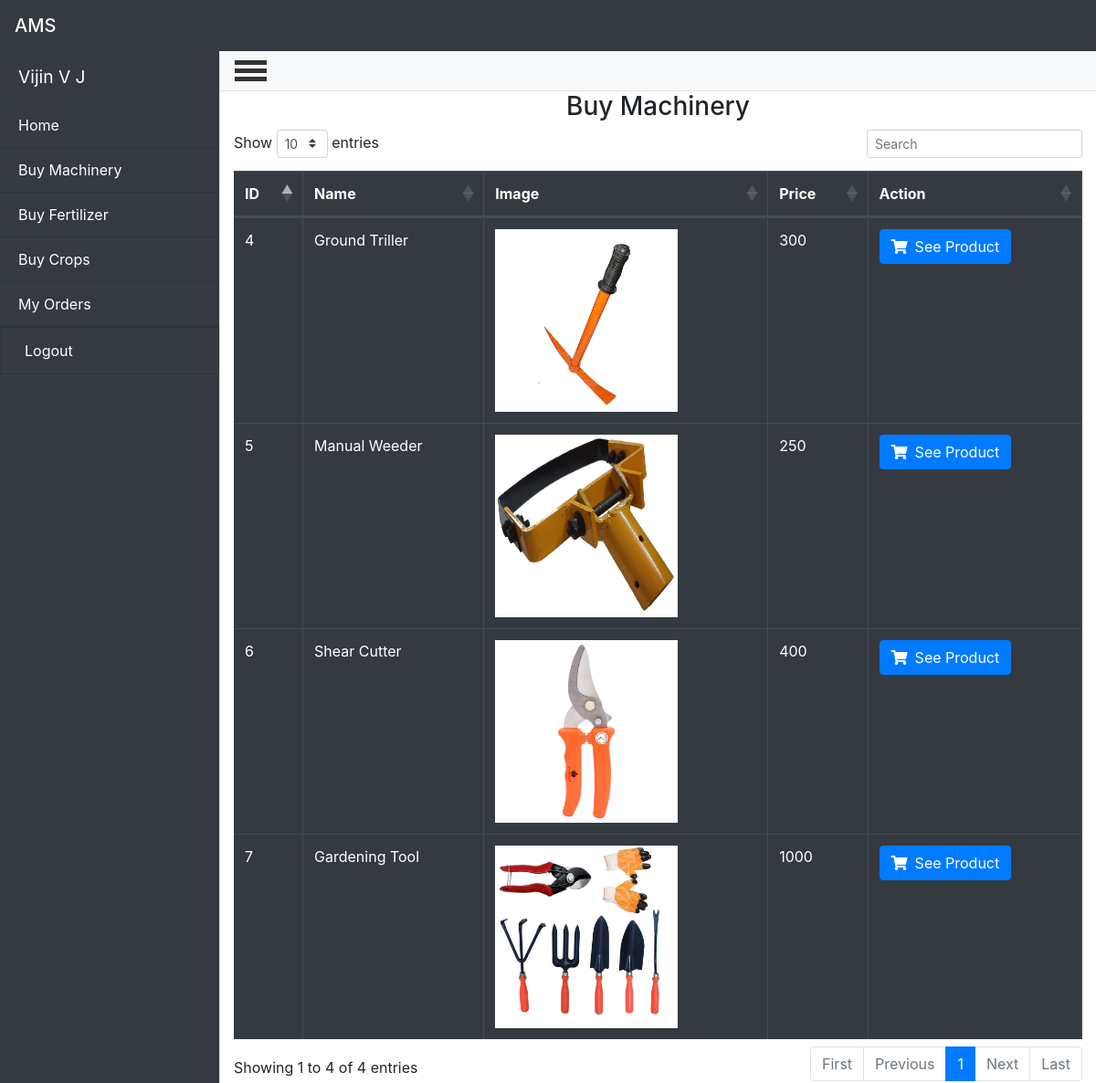
The app's page /user/buyMachinery.php (signed in) with its own data.
### tables this page shows
CREATE TABLE `product` (
  `productId` int(100) NOT NULL,
  `productType` varchar(50) NOT NULL,
  `productName` varchar(100) NOT NULL,
  `productDescription` varchar(1000) NOT NULL,
  `productImage` varchar(1000) NOT NULL,
  `productPrice` int(100) NOT NULL,
  `productQuantity` int(100) NOT NULL,
  `phoneNumber` bigint(10) NOT NULL
);

### user/buyMachinery.php (the view, shortened to what this page needs)
<!DOCTYPE html>
<html lang="en">
<head>
  <link rel="stylesheet" href="https://cdn.datatables.net/1.10.24/css/dataTables.bootstrap4.min.css">
  <link href="vendor/bootstrap/css/bootstrap.min.css" rel="stylesheet">
  <link href="css/simple-sidebar.css" rel="stylesheet">
  <link rel="stylesheet" href="https://cdnjs.cloudflare.com/ajax/libs/font-awesome/5.15.2/css/all.min.css" />
</head>
<body>
<?php include '../header.php' ?>
<?php include '../connection.php' ?>
  <div class="d-flex" id="wrapper">
    <div class="bg-dark text-white border-right" id="sidebar-wrapper">
      <div class="sidebar-heading"><?php echo $_SESSION['firstName']; echo " ".$_SESSION['lastName']; ?></div>
      <div class="list-group list-group-flush">
        <a href="user-homepage.php" class="list-group-item list-group-item-action bg-dark text-white">Home</a>
        <a href="buyMachinery.php" class="list-group-item list-group-item-action bg-dark text-white">Buy Machinery</a>
        <a href="buyFertilizer.php" class="list-group-item list-group-item-action bg-dark text-white">Buy Fertilizer</a>
        <a href="buyCrops.php" class="list-group-item list-group-item-action bg-dark text-white">Buy Crops</a>
        <a href="myOrders.php" class="list-group-item list-group-item-action bg-dark text-white">My Orders</a>
        <form action="" method="POST">
        <a class="list-group-item list-group-item-action bg-dark  text-white"><button type="submit" name="logout" style="border:none; background: none;" class="text-white">Logout</button></a>
        </form>
      </div>
  </div>
    <div id="page-content-wrapper">
      <nav class="navbar navbar-expand-lg navbar-light bg-light border-bottom">
        <div id="menu-toggle" class="container1">
          <div class="bar1"></div>
          <div class="bar2"></div>
          <div class="bar3"></div>
        </div>
      </nav>
    <div class="container-fluid">
    <h3 class="text-center">Buy Machinery</h3>
    <table class="table table-hover table-dark table-bordered" id="example">
        <thead>
         <tr>
            <th scope="col">ID</th>
            <th scope="col">Name</th>
            <th scope="col">Image</th>
            <th scope="col">Price</th>
            <th scope="col">Action</th>
         </tr>
        </thead>
        <tbody>
      <?php
        $query="SELECT * FROM product WHERE productType='machinery'";
        $result= mysqli_query($conn,$query);
        foreach($result as $results) :
      ?>
           <tr>
             <td class="id"><?php echo $results['productId'];?></td>
             <td class="name"><?php echo $results['productName'];?></td>
             <td class="image"><img src="<?php echo $results['productImage'];?>" height="200px" width="200px"></td>
             <td class="price"><?php echo $results['productPrice'];?></td>
             <td class="action"><button class="btn btn-primary seeProduct"><i class='fas fa-shopping-cart pr-2'></i>See Product</button></td>
           </tr>
        <?php endforeach; ?>
        </tbody>
      </table>
   </div>
</body>
</html>

### user/css/simple-sidebar.css (style rules this page uses)
#wrapper { overflow-x: hidden; }
#sidebar-wrapper { min-height: 100vh; margin-left: -15rem; -webkit-transition: margin .25s ease-out; -moz-transition: margin .25s ease-out; -o-transition: margin .25s ease-out; transition: margin .25s ease-out; }
#sidebar-wrapper .sidebar-heading { padding: 0.875rem 1.25rem; font-size: 1.2rem; }
#sidebar-wrapper .list-group { width: 15rem; }
#page-content-wrapper { min-width: 100vw; }
@media (min-width: 768px) { #sidebar-wrapper { margin-left: 0; } }
@media (min-width: 768px) { #page-content-wrapper { min-width: 0; width: 100%; } }

### user/buyMachinery.php (style rules this page uses)
.container1 { display: flex; flex-direction: column; cursor: pointer; left: 0px; }
.bar1, .bar2, .bar3 { width: 35px; height: 5px; background-color: #333; margin: 2px 0; transition: 0.4s; }

### records on screen
product: productId "4", productName "Ground Triller", productImage (picture), productPrice "300"
product: productId "5", productName "Manual Weeder", productImage (picture), productPrice "250"
product: productId "6", productName "Shear Cutter", productImage (picture), productPrice "400"
product: productId "7", productName "Gardening Tool", productImage (picture), productPrice "1000"

### other values on screen
$_SESSION['firstName'] "Vijin"
$_SESSION['lastName'] "V J"
